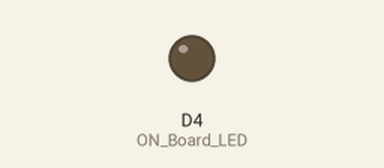
Bench run of a sketch on a simulated ESP8266 (NodeMCU). On the bench: output pins drawn as LEDs (lit = HIGH). WiFi joins after 1.5 s; servers stay silent unless stated; what the sketch prints to the serial monitor is not drawn.

Above: at 0.0 s.
At 1.8 s:
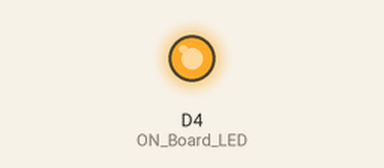
Timing chart, 0 to 3.3 s (numbered marks = the images above):
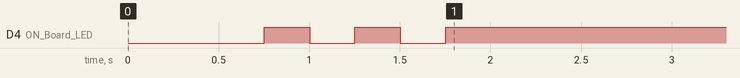

The sketch:

ESp8266.ino
```cpp
#include <ESP8266WebServer.h>
#include <ESP8266HTTPClient.h>
//------------------------------------------------------------------------------------------------------------------------------------------------------------------------------------------//
#include <SoftwareSerial.h>

SoftwareSerial mySerial(D4, D5); //RX, TX


#define ON_Board_LED 2  //--> Defining an On Board LED, used for indicators when the process of connecting to a wifi router

//----------------------------------------SSID and Password of your WiFi router-------------------------------------------------------------------------------------------------------------//
const char* ssid = "CAM SAI KE";
const char* password = "0978887127";
//------------------------------------------------------------------------------------------------------------------------------------------------------------------------------------------//

ESP8266WebServer server(81);  //--> Server on port 81


//-----------------------------------------------------------------------------------------------SETUP--------------------------------------------------------------------------------------//
void setup() {
 Serial.begin(115200);
  mySerial.begin(115200);//--> Initialize serial communications with the PC

  delay(500);

  WiFi.begin(ssid, password); //--> Connect to your WiFi router
  Serial.println("");

  pinMode(ON_Board_LED, OUTPUT);
  digitalWrite(ON_Board_LED, HIGH); //--> Turn off Led On Board

  //----------------------------------------Wait for connection
  Serial.print("Connecting");
  while (WiFi.status() != WL_CONNECTED) {
    Serial.print(".");
    //----------------------------------------Make the On Board Flashing LED on the process of connecting to the wifi router.
    digitalWrite(ON_Board_LED, LOW);
    delay(250);
    digitalWrite(ON_Board_LED, HIGH);
    delay(250);
  }
  digitalWrite(ON_Board_LED, HIGH); //--> Turn off the On Board LED when it is connected to the wifi router.
  //----------------------------------------If successfully connected to the wifi router, the IP Address that will be visited is displayed in the serial monitor
  Serial.println("");
  Serial.print("Successfully connected to : ");
  Serial.println(ssid);
  Serial.print("IP address: ");
  Serial.println(WiFi.localIP());

  Serial.println("Please tag a card or keychain to see the UID !");
  Serial.println("");
}
//------------------------------------------------------------------------------------------------------------------------------------------------------------------------------------------//

//-----------------------------------------------------------------------------------------------LOOP---------------------------------------------------------------------------------------//
void loop() {
  // put your main code here, to run repeatedly

  // test code
  // test git
    if(mySerial.available() > 1){//Read from  STM module and send to serial monitor
    String input = mySerial.readString();

    HTTPClient http;    //Declare object of class HTTPClient
    String UIDresultSend, postData;
    UIDresultSend = input;
    //Post Data
    postData = "UIDresult=" + UIDresultSend;
    http.begin("http://192.168.1.5:81/quanlysinhvien/getUID.php");  //Specify request destination
    http.addHeader("Content-Type", "application/x-www-form-urlencoded"); //Specify content-type header
    int httpCode = http.POST(postData);   //Send the request
    String payload = http.getString();    //Get the response payload
    Serial.println(UIDresultSend);
    Serial.println(httpCode);   //Print HTTP return code
    Serial.println(payload);    //Print request response payload
     mySerial.println(payload);
    http.end();  //Close connection
    delay(1000);
    digitalWrite(ON_Board_LED, HIGH);


  }


}
```
